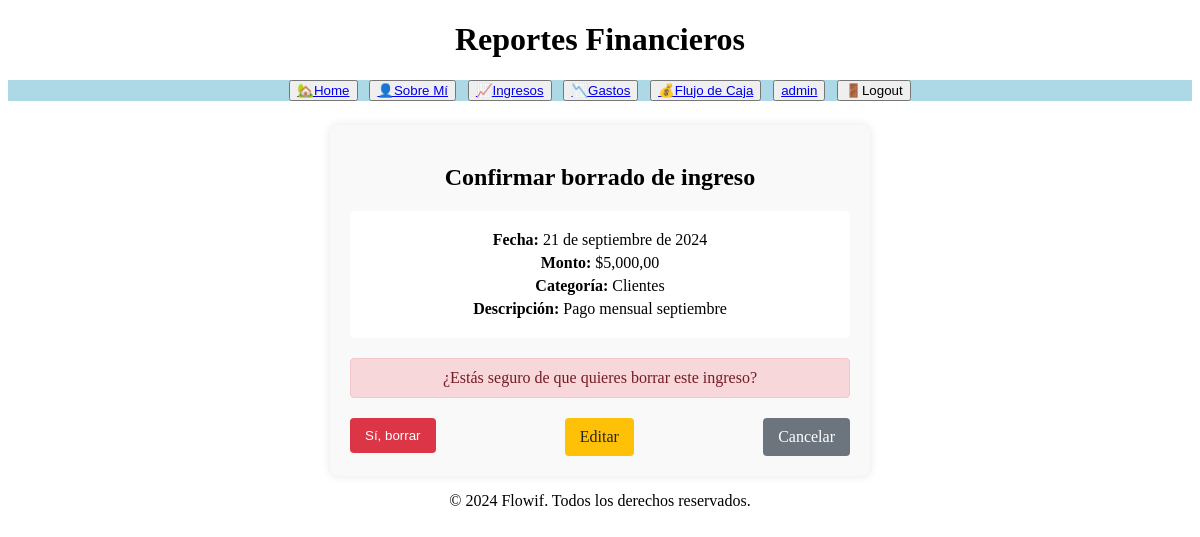
The page /ingresos/borrar/6/ (signed in) on the database its author committed.
### reportes/models.py (models this page shows, shortened)
class Ingresos(models.Model):
    id = models.AutoField(primary_key=True)
    fecha = models.DateField()
    monto = models.DecimalField(max_digits=10, decimal_places=0)
    categoria = models.CharField(max_length=100)
    descripcion = models.CharField(max_length=255, blank=True, null=True)
    class Meta:
        verbose_name = "Ingreso"
        verbose_name_plural = "Ingresos"

### reportes/views.py (the view)
# urls.py: path('ingresos/borrar/<int:ingreso_id>/', views.borrar_ingresos, name='borrar_ingresos'),
@login_required
def borrar_ingresos(request, ingreso_id):
    ingreso = get_object_or_404(Ingresos, id=ingreso_id)
    if request.method == 'POST':
        ingreso.delete()
        return redirect('reportes:ingresos')
    return render(request, 'reportes/borrar_ingresos.html', {'ingreso': ingreso})

### reportes/templates/reportes/borrar_ingresos.html (shortened to what this page needs)
{% extends 'reportes/base.html' %}
{% load humanize %}
{% block main %}
<div class="delete-form-container">
    <h2>Confirmar borrado de ingreso</h2>
    <div class="ingreso-details">
        <p><strong>Fecha:</strong> {{ ingreso.fecha }}</p>
        <p><strong>Monto:</strong> ${{ ingreso.monto|floatformat:2|intcomma }}</p>
        <p><strong>Categoría:</strong> {{ ingreso.categoria }}</p>
        {% if ingreso.descripcion %}
            <p><strong>Descripción:</strong> {{ ingreso.descripcion }}</p>
        {% endif %}
    </div>
    <p class="warning">¿Estás seguro de que quieres borrar este ingreso?</p>
    <div class="form-actions">
        <form method="post">
            <button type="submit" class="btn-borrar">Sí, borrar</button>
        </form>
        <a href="{% url 'reportes:editar_ingresos' ingreso.id %}" class="btn-editar">Editar</a>
        <a href="{% url 'reportes:ingresos' %}" class="btn-cancelar">Cancelar</a>
    </div>
</div>
{% endblock %}

### reportes/templates/reportes/navbar.html (shortened to what this page needs)
<div
  style="
    margin-bottom: 2%;
    display: flex;
    justify-content: center;
    gap: 1%;
    background-color: lightblue;
  "
>
    <button>
        <a href="{% url 'reportes:index' %}">🏡Home</a>
    </button>
    <button>
        <a href="{% url 'reportes:about' %}">👤Sobre Mí</a>
    </button>
    {% if user.is_authenticated %}
        <button>
            <a href="{% url 'reportes:ingresos' %}">📈Ingresos</a>
        </button>
        <button>
            <a href="{% url 'reportes:gastos' %}">📉Gastos</a>
        </button>
        <button>
            <a href="{% url 'reportes:flujodecaja' %}">💰Flujo de Caja</a>
        </button>
        <button>
            <a href="#">{{ user.username }}</a>
        </button>
        <form method="post" action="{% url 'logout' %}" style="display: inline;">
            <button type="submit" onclick="return confirm('¿Estás seguro de que quieres cerrar sesión?');">🚪Logout</button>
        </form>
    {% else %}
        <button>
            <a href="{% url 'login' %}">Login🌐</a>
        </button>
    {% endif %}
</div>

### reportes/templates/reportes/borrar_ingresos.html (style rules this page uses)
.delete-form-container { max-width: 500px; margin: 0 auto; padding: 20px; background-color: #f9f9f9; border-radius: 8px; box-shadow: 0 0 10px rgba(0,0,0,0.1); }
.ingreso-details { background-color: #fff; padding: 15px; border-radius: 4px; margin-bottom: 20px; }
.ingreso-details p { margin: 5px 0; }
.warning { color: #721c24; background-color: #f8d7da; border: 1px solid #f5c6cb; padding: 10px; border-radius: 4px; margin-bottom: 20px; }
.form-actions { display: flex; justify-content: space-between; }
.btn-borrar, .btn-editar, .btn-cancelar { padding: 10px 15px; border: none; border-radius: 4px; cursor: pointer; text-decoration: none; text-align: center; color: white; }
.btn-borrar { background-color: #dc3545; }
.btn-editar { background-color: #ffc107; color: #212529; }
.btn-cancelar { background-color: #6c757d; }

### rows shown on the page
Ingresos: fecha "21 de septiembre de 2024", monto "5,000,00", categoria "Clientes", descripcion "Pago mensual septiembre"

### other values the page prints
{{ user.username }} "admin"
